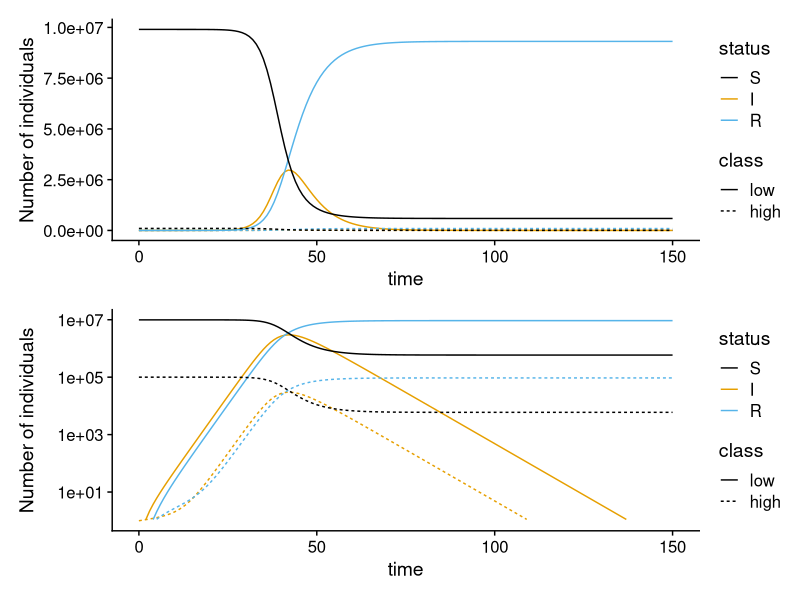
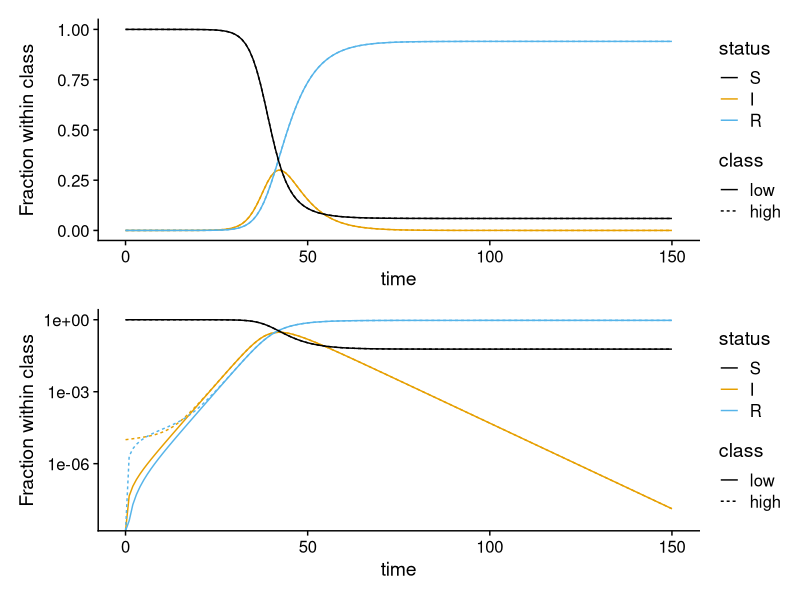
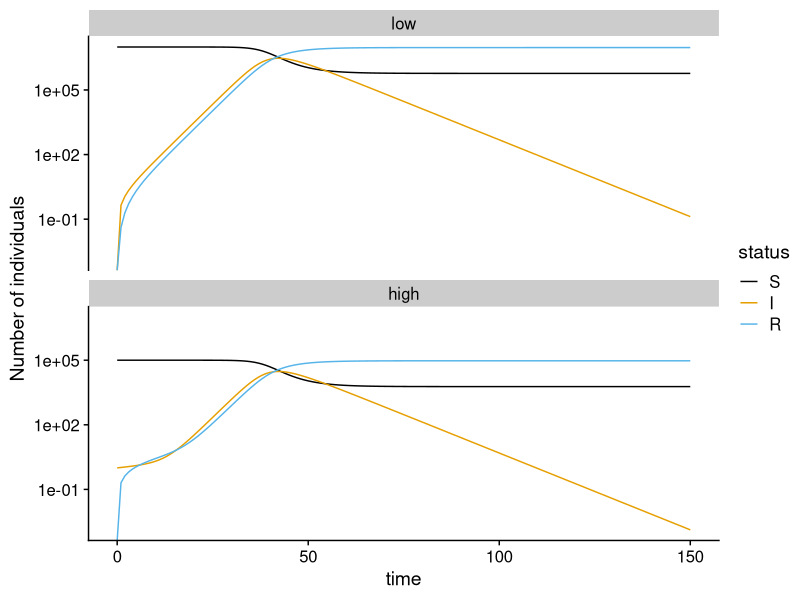
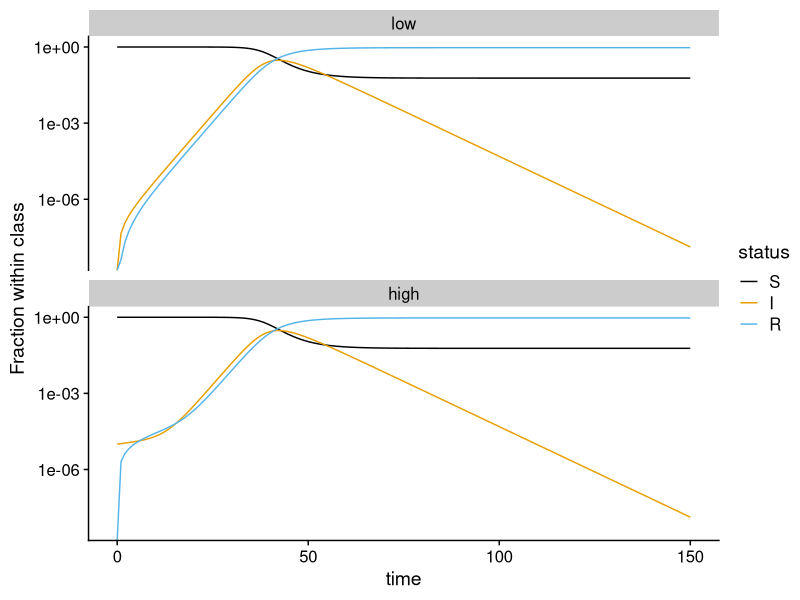
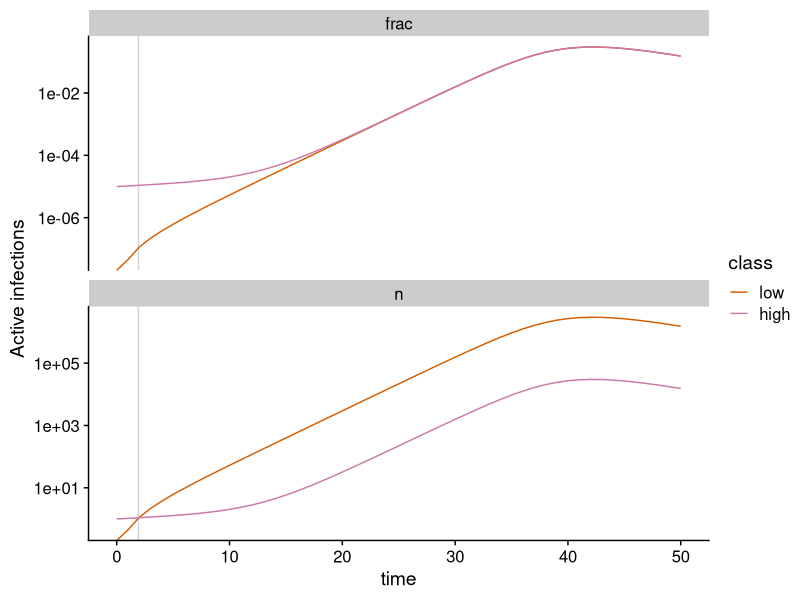

Reproduce these figures in R, in order.
## ---- chunk 1
library(tidyverse)
library(fs)
library(here)
library(knitr)
library(broom)

# Plotting setup

library(cowplot)
library(patchwork)
# library(ggbeeswarm)

theme_set(theme_cowplot())
# Okabe Ito color scheme with amber for yellow; see https://easystats.github.io/see/reference/scale_color_okabeito.html
colors_oi <- grDevices::palette.colors()  
colors_oi['yellow'] <- "#F5C710"
colors_oi <- colors_oi |> unname()
## ---- chunk 2
# modified from http://epirecip.es/epicookbook/chapters/seir/r_desolve

# Function to return derivatives of SEIR model
ode_sir_ff <- function(t, Y, par){
  # low-frequency fliers
  S_l <- Y[1]
  I_l <- Y[2]
  R_l <- Y[3]
  # high-frequency fliers
  S_h <- Y[4]
  I_h <- Y[5]
  R_h <- Y[6]
  # totals
  N_l <- sum(Y[1:3])
  N_h <- sum(Y[4:6])
  N <- N_l + N_h
  # S <- S_l + S_h
  # I <- I_l + I_h
  # R <- R_l + R_h
  
  gamma_l <- par[1]
  alpha_l <- par[2]
  gamma_f <- par[3]
  alpha_f <- par[4]
  a <- par[5]

  # Low-frequency fliers
  new_infections_l <- 
    # new l infections caused by I_l
    gamma_l * I_l * (a * S_l / N_l + (1-a) * S_l / N) +
    # new l infections caused by I_h
    gamma_h * I_h * (1-a) * S_l / N
  recoveries_l <- alpha_l * I_l
  dS_l <- -new_infections_l
  dI_l <- new_infections_l - recoveries_l
  dR_l <- recoveries_l 
  # High-frequency fliers
  new_infections_h <- 
    # new h infections caused by I_h
    gamma_h * I_h * (a * S_h / N_h + (1-a) * S_h / N) +
    # new h infections caused by I_l
    gamma_l * I_l * (1-a) * S_h / N
  recoveries_h <- alpha_h * I_h
  dS_h <- -new_infections_h
  dI_h <- new_infections_h - recoveries_h
  dR_h <- recoveries_h 
     
  # dY <- vector(length=6)
  dY <- c(
    dS_l,
    dI_l,
    dR_l,
    dS_h,
    dI_h,
    dR_h
  )
  return(list(dY))
}

# Set parameter values
alpha_l <- alpha_h <- 1/5
R0_l <- R0_h <- 3
# R0_h <- R0_l * 2.5
N_h <- 1e5
N_l <- 1e7 - N_h
a <- 0.40
# Set beta from the basic reproduction number, from R0 = beta * N / alpha
beta_l <- R0_l * alpha_l / (N_l + N_h)
beta_h <- R0_h * alpha_h / (N_l + N_h)
# Set gamma from beta
gamma_l <- beta_l * (N_l + N_h)
gamma_h <- beta_h * (N_l + N_h)

# Set initial conditions: Start from a single infection in a frequent flyer
init <- c(
  N_l,
  0,
  0,
  N_h - 1,
  1,
  0
)
t <- seq(0, 150)
par <- c(
  gamma_l,
  alpha_l,
  gamma_h,
  alpha_h,
  a
)
# Solve system using lsoda
sol <- deSolve::lsoda(init, t, ode_sir_ff, par) |>
  as_tibble() |>
  set_names(c("time", "S_l", "I_l", "R_l", "S_h", "I_h", "R_h"))

x <- sol |>
  mutate(
    across(everything(), as.numeric),
  ) |>
  pivot_longer(-time, values_to = "n") |>
  separate(name, remove = FALSE, sep = "_", into = c("status", "class")) |>
  mutate(
    # across(name, fct_inorder),
    status = factor(status, levels = c("S", "I", "R")),
    class = factor(class, levels = c("l", "h")),
    class = fct_recode(class, high = "h", low = "l"),
    frac = case_when(
      class == "high" ~ n / N_h,
      class == "low" ~ n / N_l,
    )
  )
## ---- chunk 3
p <- x |>
  ggplot(aes(time, n, color = status, linetype = class)) +
  scale_color_manual(values = colors_oi) +
  geom_line(aes(group = name)) +
  labs(y = "Number of individuals")
p / (p + scale_y_log10(limits = c(1, 1e7)))
## ---- chunk 4
p <- x |>
  ggplot(aes(time, frac, color = status, linetype = class)) +
  scale_color_manual(values = colors_oi) +
  geom_line(aes(group = name)) +
  labs(y = "Fraction within class")
p / (p + scale_y_log10())
## ---- chunk 5
x |>
  ggplot(aes(time, n, color = status)) +
  facet_wrap(~class, ncol = 1) +
  scale_y_log10() +
  scale_color_manual(values = colors_oi) +
  geom_line() +
  labs(y = "Number of individuals")
## ---- chunk 6
x |>
  ggplot(aes(time, frac, color = status)) +
  facet_wrap(~class, ncol = 1) +
  scale_y_log10() +
  scale_color_manual(values = colors_oi) +
  geom_line() +
  labs(y = "Fraction within class")
## ---- chunk 7
x |>
  filter(status == "I", time <= 50) |>
  pivot_longer(cols = c(n, frac), names_to = "abundance_type", values_to = "abundance") |>
  ggplot(aes(time, abundance, color = class)) +
  facet_wrap(~abundance_type, ncol = 1, scales = "free_y") +
  scale_y_log10() +
  scale_color_manual(values = colors_oi[7:8]) +
  geom_vline(xintercept = log(2) / (gamma_l * (1 - a)), color = "lightgrey") +
  geom_line() +
  labs(y = "Active infections")
